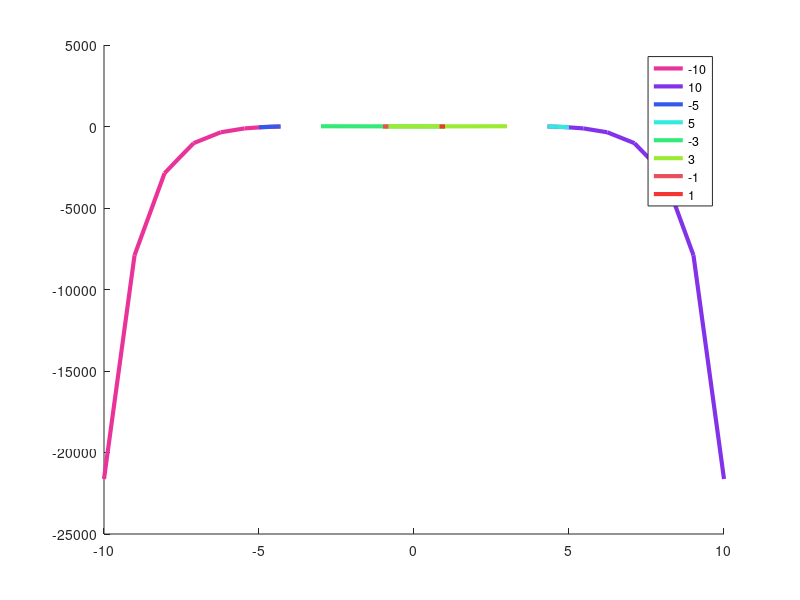

Here is the MATLAB script that generated this plot:
function p4

clear all;
close all;
hold on;

% This is the function we want to find 0's for.
f = @(t) (4 * t.^2) - e.^t - e.^(-t);
df = @(t) (8 * t) - e.^t + e.^(-t);
% Iterate via Newton's method until we are within 'err' of 0.
ERR = 10^-(5);
% List of starting points to use with Newton's method.
% Change the order so they show up better when I plot the results.
_y0 = [-10, 10, -5, 5, -3, 3, -1, 1];
% Use these colors for plotting Newton's method for each _y0.
COL = [
	[243 54 51] ./ 255,
	[234 78 92] ./ 255,
	[155 234 51] ./ 255,
	[51 234 118] ./ 255,
	[51 234 222] ./ 255,
	[51 88 234] ./ 255,
	[130 51 234] ./ 255,
	[234 51 152] ./ 255
]

% Loop through each starting point to run Newton's method.
for y0 = _y0

	% Steps will contain a list of each point in the iteration.
	% We can plot this, as well as examine it's size to see
	% how well each initial point is performing.
	steps = [y0];
	
	% loop while we still have too much error
	% infinite loop if we don't converge... but we do
	% for these y, so it's cool
	while abs(f(steps(end))) > ERR
		tmp = steps(end);
		nxt = tmp - f(tmp)/df(tmp);
		steps = [steps nxt];
	end

	y0
	steps
	plot(steps, f(steps), 'LineWidth', 3, 'Color', COL(end, :), 'DisplayName', int2str(y0));
	COL = COL(1:end-1, :);

end

legend('show');

end
